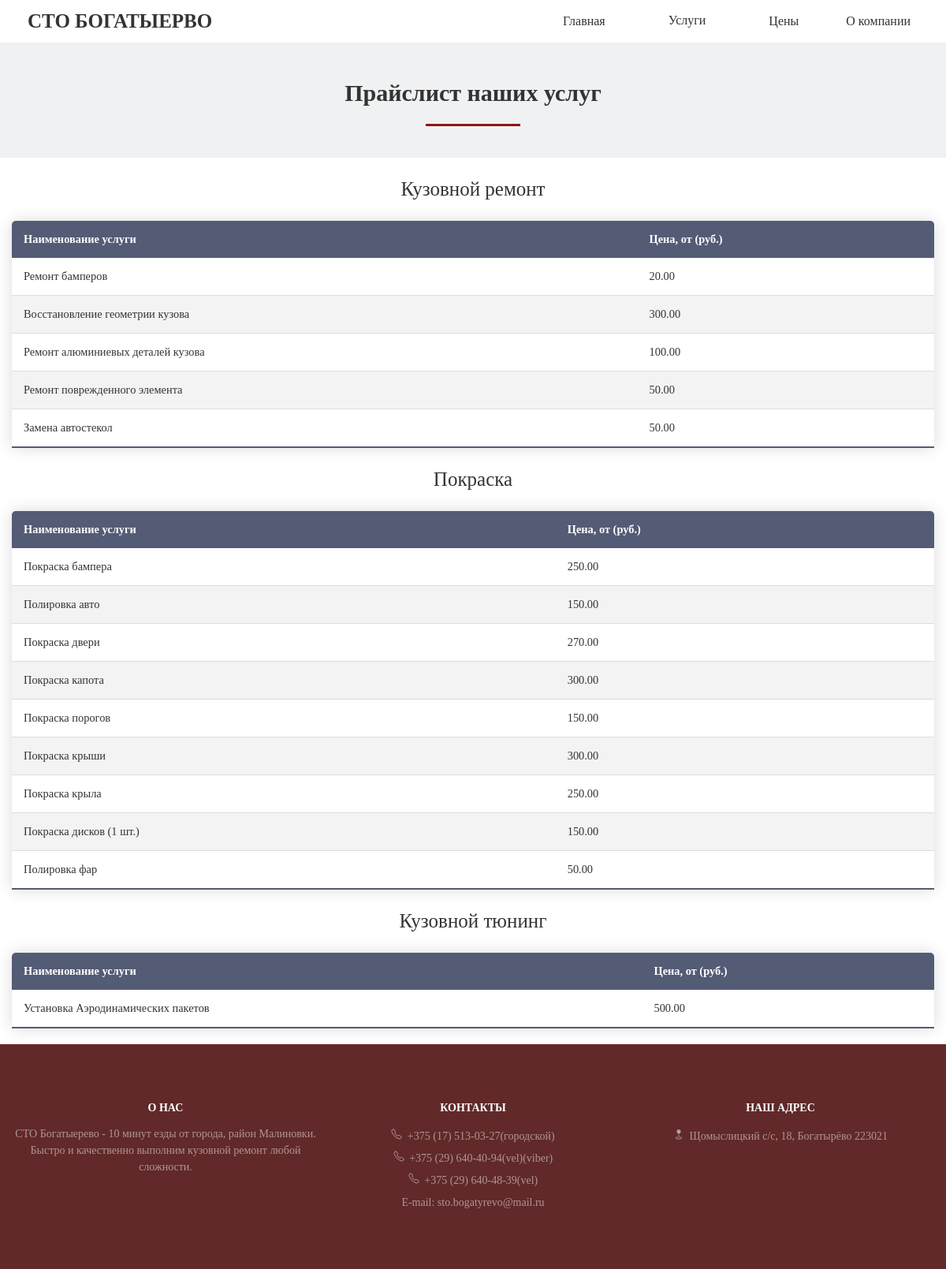
The page /price/ on the database its author committed.
### paint/apps/servcie/models.py (models this page shows, shortened)
class SluggedModel(models.Model):
    name = models.CharField(max_length=50, null=True)
    class Meta:
        abstract = True

class SubService(SluggedModel):
    subservice = models.ForeignKey(Service, on_delete=models.CASCADE, related_name='services')
    service_price = models.DecimalField('Цена услги', max_digits=6, decimal_places=2, default=0.0)

### paint/apps/servcie/views.py (the view)
# urls.py: path('price/', views.price),
def price(request):
    service = Service.objects.filter(service='Кузовной ремонт').first()
    paints = Service.objects.filter(service='Покраска').first()
    tuning = Service.objects.filter(service='Кузовной тюнинг').first()
    context = {'service': service.services.all(), 'paints': paints.services.all(), 'tuning': tuning.services.all()}
    return render(request, 'sto/price.html', context)

### paint/templates/sto/price.html (shortened to what this page needs)
{% extends 'sto/base.html' %}
{% load static %}
{% block content %}
    <link rel="stylesheet" href="{% static 'paint/main.css' %}"/>
    <link rel="stylesheet" href="{% static 'paint/price.css' %}"/>
<div class="price">
    <div class="container">
        <div class="price_inner">
            <div class="price_title">Прайслист наших услуг</div>
        </div>
    </div>
</div>
<div class="container">
    <div class="price_subtitle">Кузовной ремонт</div>
</div>
<div class="container">
    <table class="content_table">
        <thead>
            <tr>
                <th>Наименование услуги</th>
                <th>Цена, от (руб.)</th>
            </tr>
        </thead>
        <tbody>
        {% for i in service %}
            <tr>
                <td>{{i.name}}</td>
                <td>{{i.service_price}}</td>
            </tr>
        {% endfor %}
        </tbody>
    </table>
</div>
<div class="container">
    <div class="price_subtitle">Покраска</div>
</div>
<div class="container">
    <table class="content_table">
        <thead>
            <tr>
                <th>Наименование услуги</th>
                <th>Цена, от (руб.)</th>
            </tr>
        </thead>
        <tbody>
        {% for i in paints %}
            <tr>
                <td>{{i.name}}</td>
                <td>{{i.service_price}}</td>
            </tr>
        {% endfor %}
        </tbody>
    </table>
</div>
<div class="container">
    <div class="price_subtitle">Кузовной тюнинг</div>
</div>
<div class="container">
    <table class="content_table">
        <thead>
            <tr>
                <th>Наименование услуги</th>
                <th>Цена, от (руб.)</th>
            </tr>
        </thead>
        <tbody>
        {% for i in tuning %}
            <tr>
                <td>{{i.name}}</td>
                <td>{{i.service_price}}</td>
            </tr>
        {% endfor %}
        </tbody>
    </table>
</div>
{% endblock %}

### static/paint/main.css (style rules this page uses)
body { margin: 0; font-family: Monserat; font-size: 16px; line-height: 1.6; color: #333333; }
*, *:before, *:after { box-sizing: border-box; }
.container { max-width: 1200px; width: 100%; margin: 0 auto; padding: 0 15px; }
* { box-sizing:border-box }

### static/paint/price.css (style rules this page uses)
.price { display: flex; flex-direction: column; justify-content: center; width: 100%; background-color: #f0f1f2; }
.price_inner { width: 100%; margin: 40px auto; }
.price_title { font-size: 30px; color: #333333; text-align: center; font-weight: bold; }
.price_title:after { content: ""; display: block; width: 120px; height: 3px; background-color: #8c1616; margin: 15px auto 20px; }
.price_subtitle { font-size: 25px; color: #333333; text-align: center; margin-top: 20px; }
.content_table { border-collapse: collapse; margin: 20px 0; font-size: 0.9em; width: 100%; border-radius: 5px 5px 0 0; overflow: hidden; box-shadow: 0 0 20px rgba(0,0,0,0.15); }
.content_table thead tr { background-color: #545b75; color: #ffffff; text-align: left; font-weight: bold; }
.content_table th, .content_table td { padding: 12px 15px; }
.content_table tbody tr { border-bottom: 1px solid #dddddd; }
.content_table tbody tr:nth-of-type(even) { background-color: #f3f3f3f3; }
.content_table tbody tr:last-of-type { border-bottom: 2px solid #545b75; }

### rows shown on the page
SubService: name "Ремонт бамперов", service_price "20.00"
SubService: name "Восстановление геометрии кузова", service_price "300.00"
SubService: name "Ремонт алюминиевых деталей кузова", service_price "100.00"
SubService: name "Ремонт поврежденного элемента", service_price "50.00"
SubService: name "Замена автостекол", service_price "50.00"
SubService: name "Покраска бампера", service_price "250.00"
SubService: name "Полировка авто", service_price "150.00"
SubService: name "Покраска двери", service_price "270.00"
SubService: name "Покраска капота", service_price "300.00"
SubService: name "Покраска порогов", service_price "150.00"
SubService: name "Покраска крыши", service_price "300.00"
SubService: name "Покраска крыла", service_price "250.00"
SubService: name "Покраска дисков (1 шт.)", service_price "150.00"
SubService: name "Полировка фар", service_price "50.00"
SubService: name "Установка Аэродинамических пакетов", service_price "500.00"
